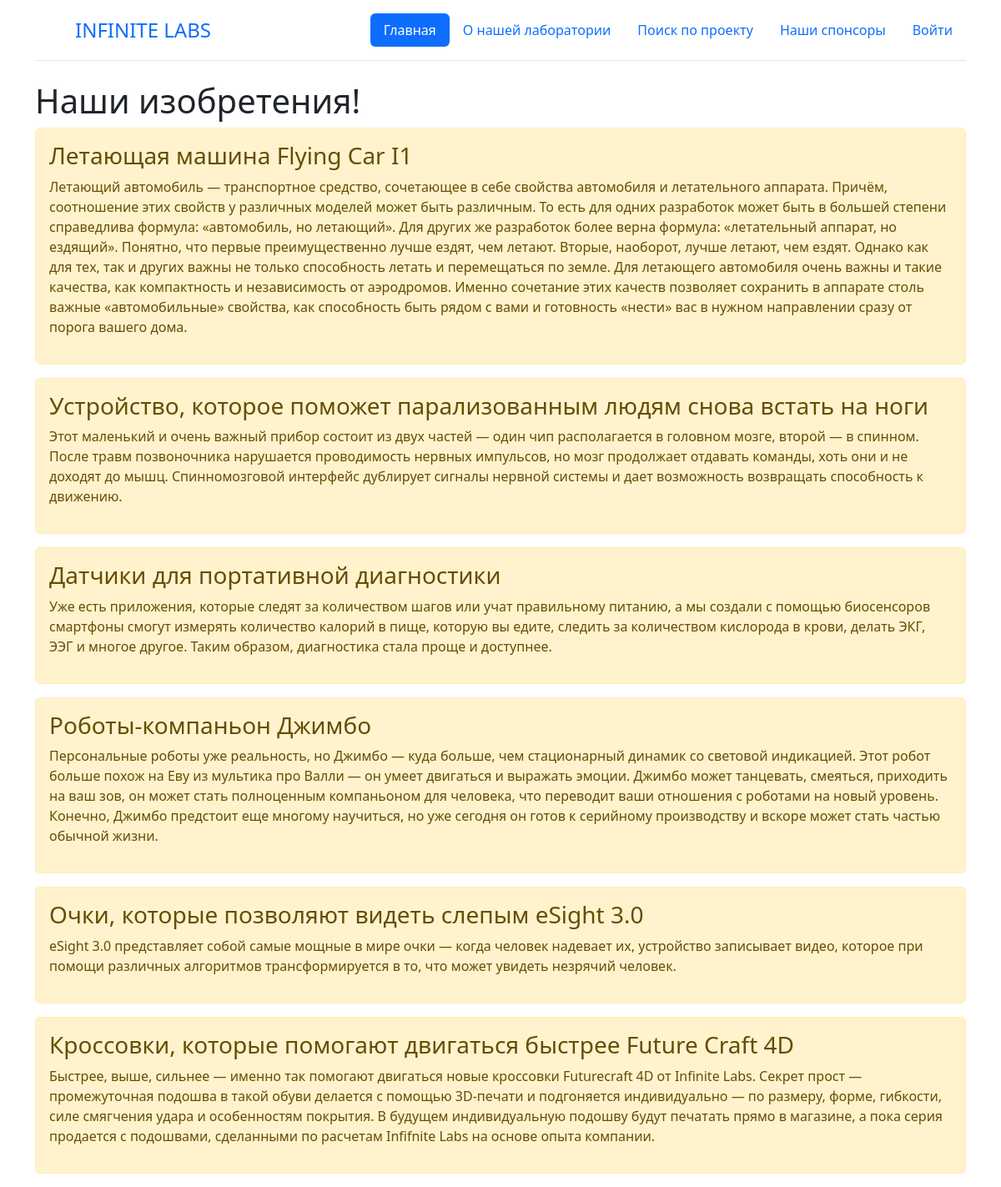
The page / on the database its author committed.
### labs/models.py (models this page shows, shortened)
class Project(models.Model):
    title = models.CharField('Название', max_length=256)
    project = models.TextField('Описание')
    class Meta:
        verbose_name = 'Проект'
        verbose_name_plural = 'Проекты'

### labs/views.py (the view)
# urls.py: path('', views.index, name='home'),
def index(request):
    projects = Project.objects.all()
    return render(request, 'main/index.html', {'title': 'Главная страница', 'projects': projects})

### labs/templates/main/index.html (shortened to what this page needs)
{% extends 'main/base.html' %}
{% block content %}
    <h1>Наши изобретения!</h1>
    {% if projects %}
        {% for i in projects %}
            <div class="alert alert-warning mt-2">
                <h3>{{ i.title }}</h3>
                <p>{{ i.project }}</p>
            </div>
        {% endfor %}
    {% else  %}
        <p>У нас нет проектов!</p>
    {% endif %}
{% endblock %}

### labs/templates/main/base.html (shortened to what this page needs)
<!DOCTYPE html>
<html lang="ru">
<head>
    <link rel="stylesheet" href="https://cdn.jsdelivr.net/npm/bootstrap@5.2.3/dist/css/bootstrap.min.css">
</head>
<body>
  <div class="container">
    <header class="d-flex flex-wrap justify-content-center py-3 mb-4 border-bottom">
      <a href="/" class="d-flex align-items-center mb-3 mb-md-0 me-md-auto link-body-emphasis text-decoration-none">
        <svg class="bi me-2" width="40" height="32"><use xlink:href="#bootstrap"></use></svg>
        <span class="fs-4">INFINITE LABS</span>
      </a>
      <ul class="nav nav-pills">
        <li class="nav-item"><a href="{% url 'home' %}" class="nav-link active" aria-current="page">Главная</a></li>
        <li class="nav-item"><a href="{% url 'about' %}" class="nav-link">О нашей лаборатории</a></li>
        <li class="nav-item"><a href="{% url 'list' %}" class="nav-link">Поиск по проекту</a></li>
        <li class="nav-item"><a href="{% url 'sponsors' %}" class="nav-link">Наши спонсоры</a></li>
        {% if user.is_authenticated %}
        <li class="nav-item"><a href="/accounts/logout/" class="nav-link">Выйти</a></li>
        {% else %}
        <li class="nav-item"><a href="/accounts/login/" class="nav-link">Войти</a></li>
        {% endif %}
      </ul>
    </header>
  </div>
    <div class="container">
        {% block content %}{% endblock %}
    </div>
</body>
</html>

### rows shown on the page
Project: title "Летающая машина Flying Car I1", project "Летающий автомобиль — транспортное средство, сочетающее в себе свойства автомобиля и летательного аппарата. Причём, соотношение этих свойств у различных моделей может быть различным. То есть для одних разработок может быть в большей степени справедлива формула: «автомобиль, но летающий». Для других же разработок более верна формула: «летательный аппарат, но ездящий». Понятно, что первые преимущественно лучше ездят, чем летают. Вторые, наоборот, лучше летают, чем ездят. Однако как для тех, так и других важны не только способность летать и перемещаться по земле. Для летающего автомобиля очень важны и такие качества, как компактность и независимость от аэродромов. Именно сочетание этих качеств…"
Project: title "Устройство, которое поможет парализованным людям снова встать на ноги", project "Этот маленький и очень важный прибор состоит из двух частей — один чип располагается в головном мозге, второй — в спинном. После травм позвоночника нарушается проводимость нервных импульсов, но мозг продолжает отдавать команды, хоть они и не доходят до мышц. Спинномозговой интерфейс дублирует сигналы нервной системы и дает возможность возвращать способность к движению."
Project: title "Датчики для портативной диагностики", project "Уже есть приложения, которые следят за количеством шагов или учат правильному питанию, а мы создали с помощью биосенсоров смартфоны смогут измерять количество калорий в пище, которую вы едите, следить за количеством кислорода в крови, делать ЭКГ, ЭЭГ и многое другое. Таким образом, диагностика стала проще и доступнее."
Project: title "Роботы-компаньон Джимбо", project "Персональные роботы уже реальность, но Джимбо — куда больше, чем стационарный динамик со световой индикацией. Этот робот больше похож на Еву из мультика про Валли — он умеет двигаться и выражать эмоции. Джимбо может танцевать, смеяться, приходить на ваш зов, он может стать полноценным компаньоном для человека, что переводит ваши отношения с роботами на новый уровень. Конечно, Джимбо предстоит еще многому научиться, но уже сегодня он готов к серийному производству и вскоре может стать частью обычной жизни."
Project: title "Очки, которые позволяют видеть слепым eSight 3.0", project "eSight 3.0 представляет собой самые мощные в мире очки — когда человек надевает их, устройство записывает видео, которое при помощи различных алгоритмов трансформируется в то, что может увидеть незрячий человек."
Project: title "Кроссовки, которые помогают двигаться быстрее Future Craft 4D", project "Быстрее, выше, сильнее — именно так помогают двигаться новые кроссовки Futurecraft 4D от Infinite Labs. Секрет прост — промежуточная подошва в такой обуви делается с помощью 3D-печати и подгоняется индивидуально — по размеру, форме, гибкости, силе смягчения удара и особенностям покрытия. В будущем индивидуальную подошву будут печатать прямо в магазине, а пока серия продается с подошвами, сделанными по расчетам Infifnite Labs на основе опыта компании."
